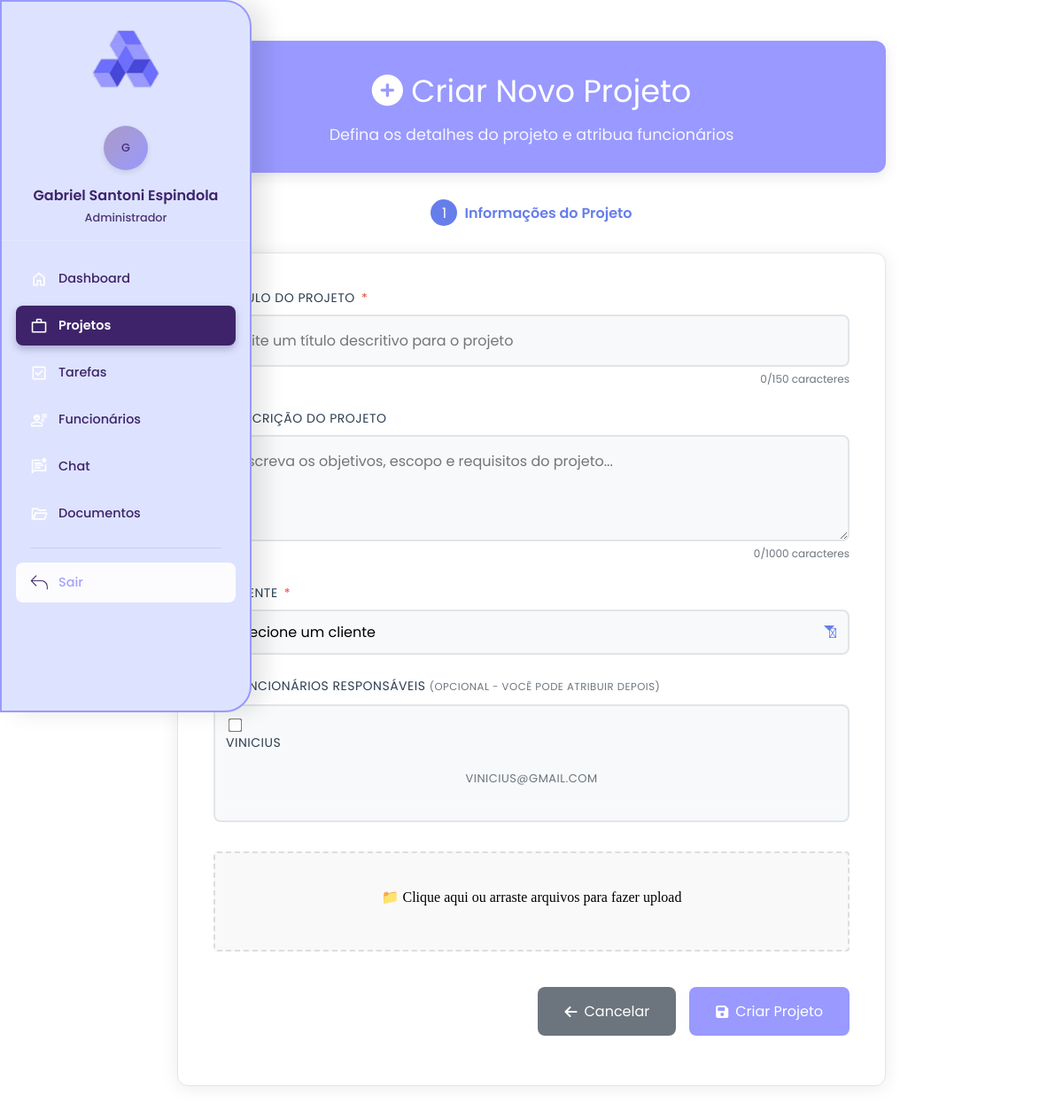
/gestor/projetos/criar_projeto.php (signed in), run on an earlier commit of the app's database.
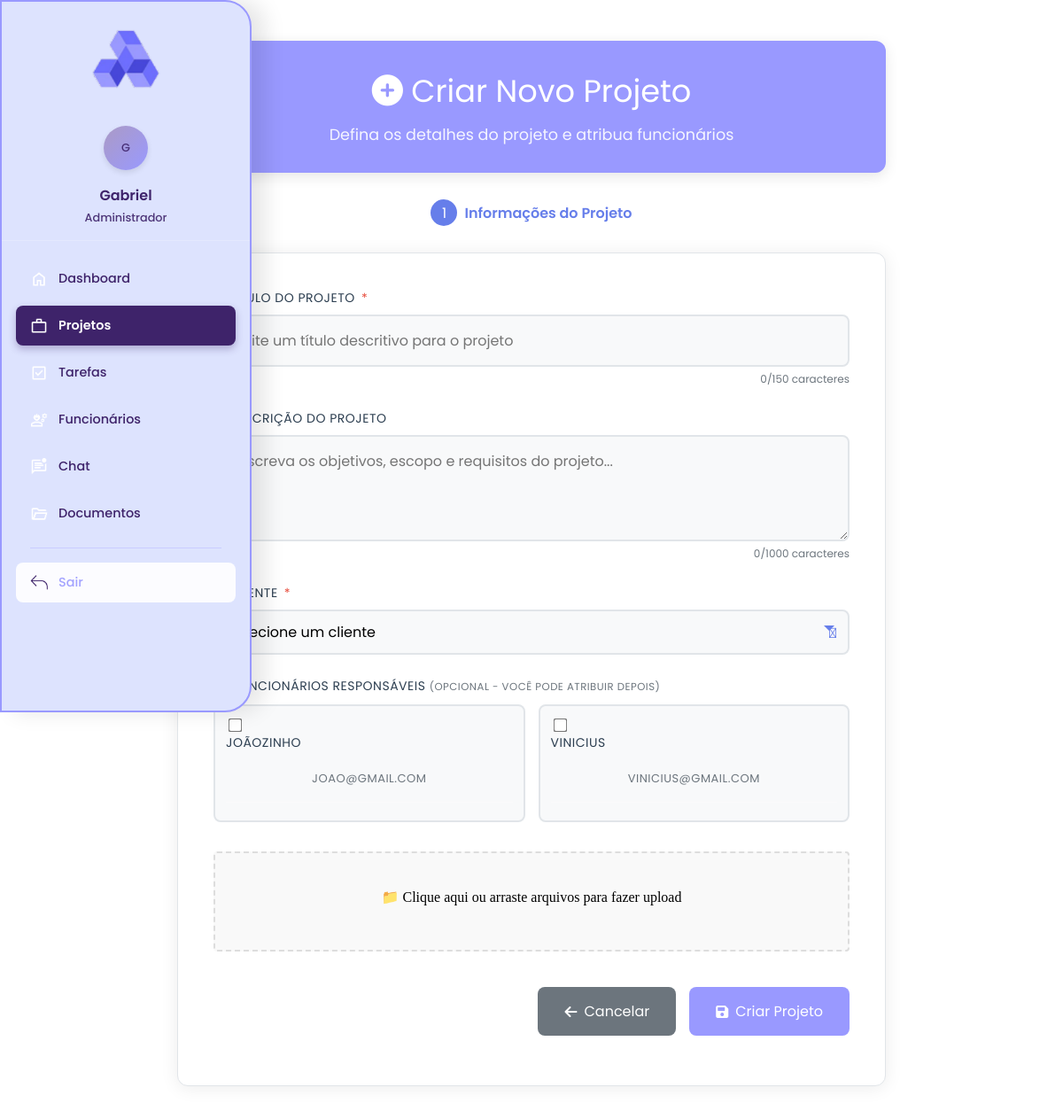
And on a later commit of the database.
### tables this page shows
CREATE TABLE `usuarios` (
  `id` int(11) NOT NULL,
  `nome` varchar(100) NOT NULL,
  `email` varchar(100) NOT NULL,
  `senha` varchar(255) NOT NULL,
  `tipo` enum('cliente','funcionario','admin') NOT NULL,
  `criado_em` datetime DEFAULT current_timestamp()
);

### gestor/projetos/criar_projeto.php (the view, shortened to what the changed rows need)
criar projeto gestor <?php
require '../../includes/upload_processor.php';
$funcionarios_query = "SELECT id, nome, email FROM usuarios WHERE tipo = 'funcionario' ORDER BY nome";
$funcionarios = $conn->query($funcionarios_query);
?>
<?php include '../sidebar.php'; ?>
<!DOCTYPE html>
<html lang="pt-BR">
<head>
    <link rel="stylesheet" href="../css/geral.css">
    <link href="https://cdnjs.cloudflare.com/ajax/libs/font-awesome/6.0.0/css/all.min.css" rel="stylesheet">
</head>
<body>
    <div class="main-content">
        <div class="page-header">
            <h1><i class="fas fa-plus-circle"></i> Criar Novo Projeto</h1>
        </div>
        <div class="form-container">
            <form method="post" id="projetoForm" enctype="multipart/form-data">
                <div class="form-group">
                    <div class="checkbox-group">
                        <?php
                        $funcionarios->data_seek(0);
                        while ($funcionario = $funcionarios->fetch_assoc()):
                            ?>
                            <label class="checkbox-item" for="func_<?= $funcionario['id'] ?>">
                                <input type="checkbox" id="func_<?= $funcionario['id'] ?>" name="funcionarios[]"
                                    value="<?= $funcionario['id'] ?>">
                                <div>
                                    <div><?= htmlspecialchars($funcionario['nome']) ?></div>
                                    <div class="user-info"><?= htmlspecialchars($funcionario['email']) ?></div>
                                </div>
                            </label>
                        <?php endwhile; ?>
                    </div>
                </div>
            </form>
        </div>
    </div>
</body>
</html>

### gestor/sidebar.php (shortened to what the changed rows need)
<?php
function getUserTypeName($type)
{
    $types = [
        'admin' => 'Administrador',
        'funcionario' => 'Funcionário',
        'cliente' => 'Cliente'
    ];
    return $types[$type] ?? 'Usuário';
}
function getCurrentDepth()
{
    $currentPath = $_SERVER['REQUEST_URI'];
    $pathParts = explode('/', trim($currentPath, '/'));
    $pathParts = array_filter($pathParts);
    $augebitIndex = array_search('augebit', $pathParts);
    if ($augebitIndex !== false) {
        return count($pathParts) - $augebitIndex - 1;
    }
    return 0;
}
$depth = getCurrentDepth();
$basePath = str_repeat('../', $depth) . 'augebit/gestor/';
$assetsPath = str_repeat('../', $depth) . 'augebit/assets/';
$navigation = [
    'all' => [
        [
            'icon' => 'icones/Dashboard.png',
            'label' => 'Dashboard',
            'url' => $basePath . 'dashboard_gestor.php',
            'active' => basename($_SERVER['PHP_SELF']) === 'dashboard_gestor.php'
        ],
        [
            'icon' => 'icones/projetos.png',
            'label' => 'Projetos',
            'url' => $basePath . 'projetos/listar_projetos.php',
            'active' => strpos($_SERVER['PHP_SELF'], 'projetos') !== false
        ],
        [
            'icon' => 'icones/NovaTarefa.png',
            'label' => 'Tarefas',
            'url' => $basePath . 'tarefas/tarefas.php',
            'active' => strpos($_SERVER['PHP_SELF'], 'tarefas') !== false
        ],
        [
            'icon' => 'icones/funcionarios.png',
            'label' => 'Funcionários',
            'url' => $basePath . 'usuarios/funcionarios.php',
            'active' => strpos($_SERVER['PHP_SELF'], 'funcionarios') !== false
        ],
        [
            'icon' => 'icones/chat.png',
            'label' => 'Chat',
            'url' => $basePath . 'chat.php',
            'active' => basename($_SERVER['PHP_SELF']) === 'chat.php'
        ],
        [
            'icon' => 'icones/documentos.png',
            'label' => 'Documentos',
            'url' => $basePath . 'documentos/visualizar_documentos.php',
            'active' => strpos($_SERVER['PHP_SELF'], 'documentos') !== false
        ]
    ],
];
$userType = $_SESSION['usuario_tipo'] ?? 'cliente';
$navItems = array_merge(
    $navigation['all'] ?? [],
    $navigation[$userType] ?? []
);
?>
<nav class="sidebar" id="sidebar">
    <div class="user-info">
        <div class="user-avatar">
            <span><?= strtoupper(substr($_SESSION['usuario_nome'] ?? 'U', 0, 1)) ?></span>
        </div>
        <h3><?= htmlspecialchars($_SESSION['usuario_nome'] ?? 'Usuário') ?></h3>
        <span><?= getUserTypeName($userType) ?></span>
    </div>
    <ul class="nav-menu">
        <?php foreach ($navItems as $item): ?>
            <li class="nav-item">
                <a href="<?= htmlspecialchars($item['url']) ?>" class="nav-link <?= $item['active'] ? 'active' : '' ?>"
                    title="<?= htmlspecialchars($item['label']) ?>" data-url="<?= htmlspecialchars($item['url']) ?>">
                    <span class="nav-icon">
                        <img src="<?= $assetsPath ?>img/<?= $item['icon'] ?>" alt="<?= htmlspecialchars($item['label']) ?>"
                            onerror="this.src='<?= $assetsPath ?>img/icones/default.png'">
                    </span>
                    <span class="nav-text"><?= htmlspecialchars($item['label']) ?></span>
                </a>
            </li>
        <?php endforeach; ?>
    </ul>
</nav>

What changed in the data, as far as the page shows it:
added usuarios: nome "JOÃOZINHO", email "JOAO@GMAIL.COM"
Also different on the page:
$_SESSION['usuario_nome']: "Gabriel Santoni Espindola" → "Gabriel"
